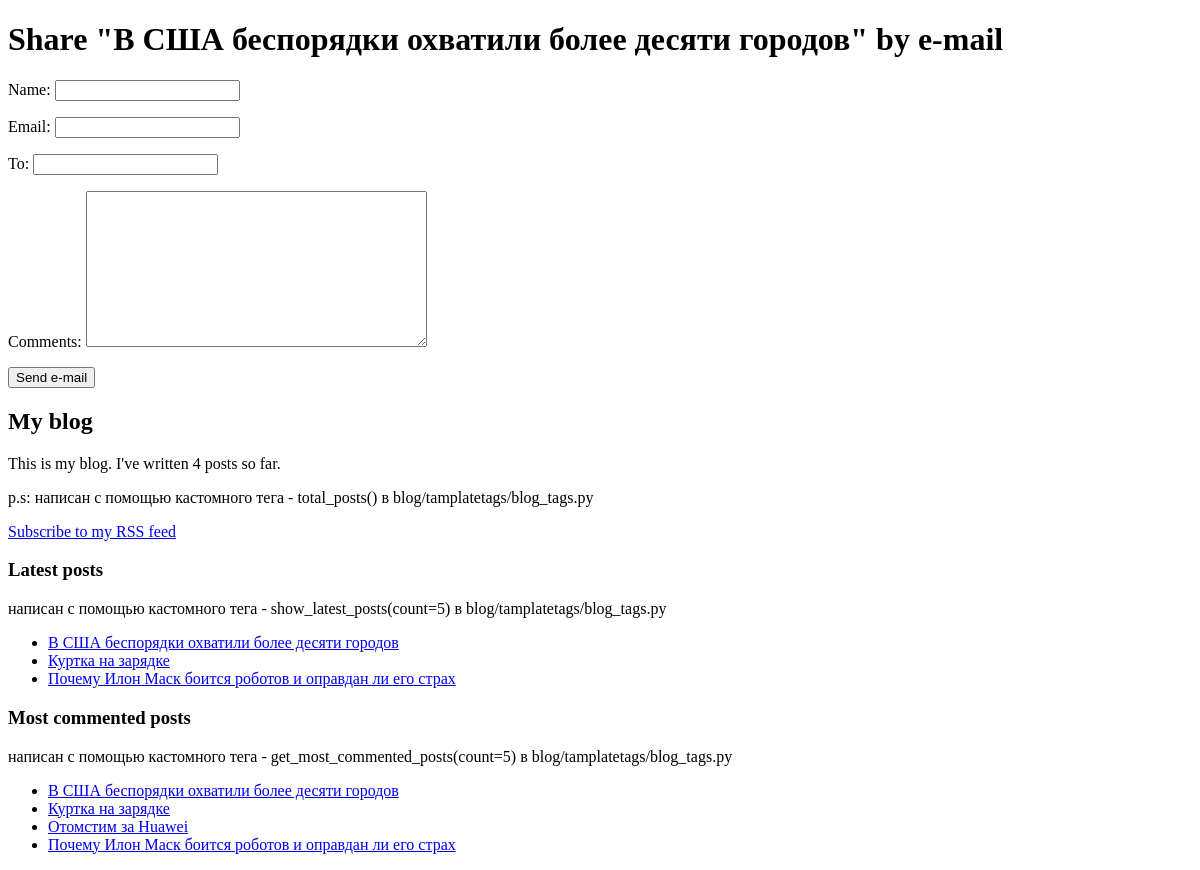
/4/share/, run on an earlier commit of the app's database.
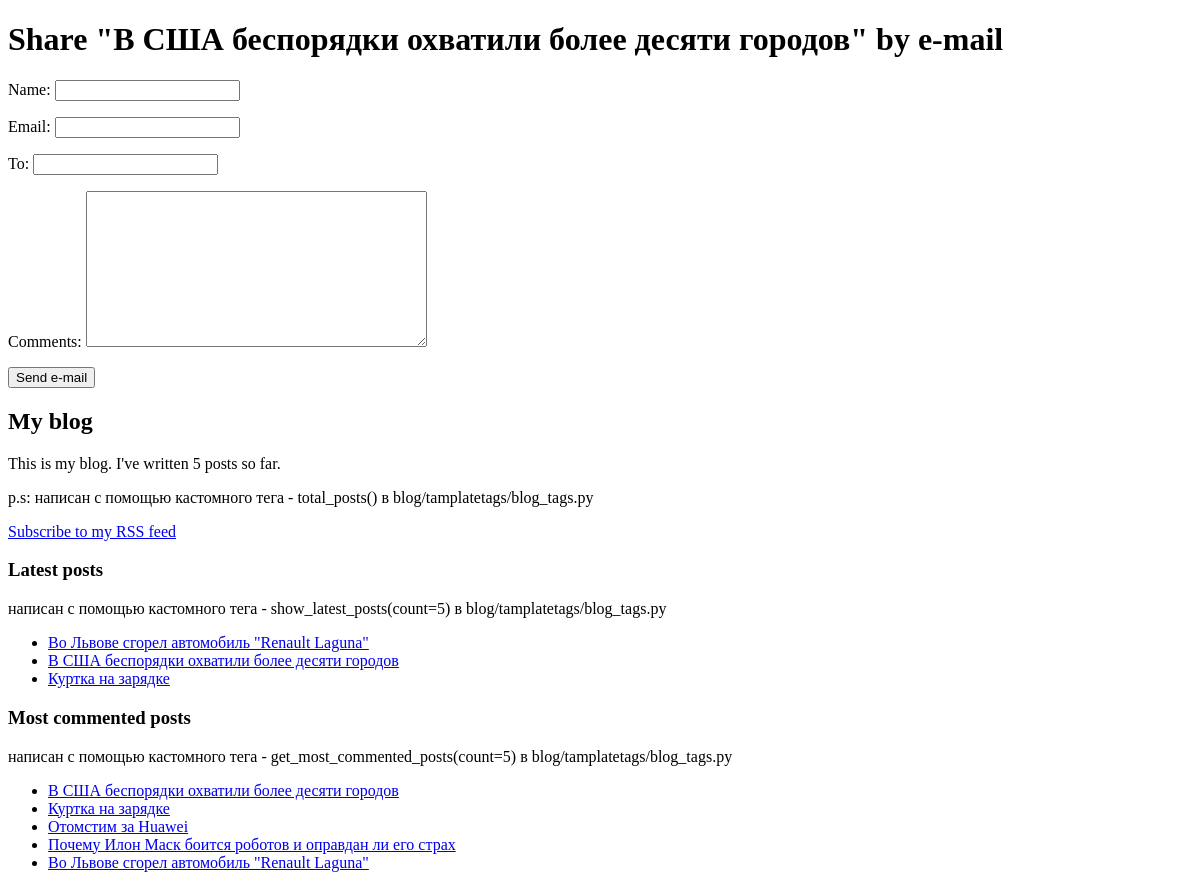
And on a later commit of the database.
### blog/models.py (models this page shows, shortened)
class Post(models.Model):
    STATUS_CHOICES = (
        ('draft', 'Draft'),
        ('published', 'Published'),
    )
    tags = TaggableManager()
    title = models.CharField(max_length=250)
    slug = models.SlugField(max_length=250, unique_for_date='publish')
    author = models.ForeignKey(User, related_name='blog_posts', on_delete=models.SET_NULL, null=True)
    body = models.TextField()
    publish = models.DateTimeField(default=timezone.now)
    created = models.DateTimeField(auto_now_add=True)
    updated = models.DateTimeField(auto_now=True)
    status = models.CharField(max_length=10, choices=STATUS_CHOICES, default='draft')
    class Meta:
        ordering = ('-publish',)
    def get_absolute_url(self):
        return reverse('post_detail',
                       args=[self.publish.year,
                             self.publish.strftime('%m'),
                             self.publish.strftime('%d'),
                             self.slug])  # TODO change to kwargs{}

### blog/views.py (the view)
# urls.py: url(r'^(?P<post_id>\d+)/share/$', views.post_share, name='post_share'),  # поделиться по e-mail
def post_share(request, post_id):
    post = get_object_or_404(Post, id=post_id, status='published')
    sent = False
    if request.method == 'POST':
        form = EmailPostForm(request.POST)
        if form.is_valid():
            cd = form.cleaned_data  # словарь полей форм и их значений (form.error - Список ошибок)
            post_url = request.build_absolute_uri(post.get_absolute_url())
            subject = '{} ({}) recommends you reading "{}"'.format(cd['name'], cd['email'], post.title)
            message = 'Read "{}" at {}\n\n{}\'s comments: {}'.format(post.title, post_url, cd['name'], cd['comments'])
            send_mail(subject, message, 'r.boyko@standart.ua', [cd['to']])
            sent = True
    else:
        form = EmailPostForm()
    return render(request, 'blog/post/share.html', {'post': post,
                                                    'form': form,
                                                    'sent': sent
                                                    })

### blog/forms.py
class EmailPostForm(forms.Form):
    name = forms.CharField(max_length=25)
    email = forms.EmailField()
    to = forms.EmailField()
    comments = forms.CharField(required=False, widget=forms.Textarea)

### blog/templatetags/blog_tags.py (called while the page is built)
@register.simple_tag
def total_posts():
    return Post.objects.filter(status='published').count()

@register.inclusion_tag('blog/post/latest_posts.html')
def show_latest_posts(count=5):
    latest_posts = Post.objects.filter(status='published').order_by('-publish')[:count]
    return {'latest_posts': latest_posts}

@register.simple_tag
def get_most_commented_posts(count=5):
    return Post.objects.filter(status='published').annotate(total_comments=Count('comments')).order_by('-total_comments')[:count]

### blog/templates/blog/post/share.html (shortened to what this page needs)
{% extends "blog/base.html" %}
{% block content %}
    {% if sent %}
        <h1>E-mail successfully sent</h1>
        <p>
            "{{ post.title }}" was successfully sent to {{ cd.to }}.
        </p>
    {% else %}
        <h1>Share "{{ post.title }}" by e-mail</h1>
        <form action="." method="post">
            {{ form.as_p }}
            <input type="submit" value="Send e-mail">
        </form>
    {% endif %}
{% endblock %}

### blog/templates/blog/base.html (shortened to what this page needs)
{% load blog_tags %}
{% load static %}
<!DOCTYPE html>
<html lang="">
<head>
</head>
<body>
<div id="content">
    {% block content %}
    {% endblock %}
</div>
<div id="sidebar">
    <h2>My blog</h2>
    <p>This is my blog. I've written {% total_posts %} posts so far.</p>
    <p>p.s: написан с помощью кастомного тега - total_posts() в blog/tamplatetags/blog_tags.py</p>
    <p><a href="{% url "post_feed" %}">Subscribe to my RSS feed</a></p>
    <h3>Latest posts</h3>
    <p>написан с помощью кастомного тега - show_latest_posts(count=5) в blog/tamplatetags/blog_tags.py</p>
    {% show_latest_posts 3 %}
    <h3>Most commented posts</h3>
    <p>написан с помощью кастомного тега - get_most_commented_posts(count=5) в blog/tamplatetags/blog_tags.py</p>
    {% get_most_commented_posts as most_commented_posts %}
    <ul>
        {% for post in most_commented_posts %}
            <li>
                <a href="{{ post.get_absolute_url }}">{{ post.title }}</a>
            </li>
        {% endfor %}
    </ul>
</div>
</body>
</html>

### blog/templates/blog/post/latest_posts.html
<ul>
    {% for post in latest_posts %}
        <li>
            <a href="{{ post.get_absolute_url }}">{{ post.title }}</a>
        </li>
    {% endfor %}
</ul>

What changed in the data, as far as the page shows it:
no longer on one of the page's lists (row edited): Post: title "Почему Илон Маск боится роботов и оправдан ли его страх"
now on this page (row edited): Post: title "Во Львове сгорел автомобиль \"Renault Laguna\""
Also different on the page:
text no longer shown: "4"
text now shown: "5"
